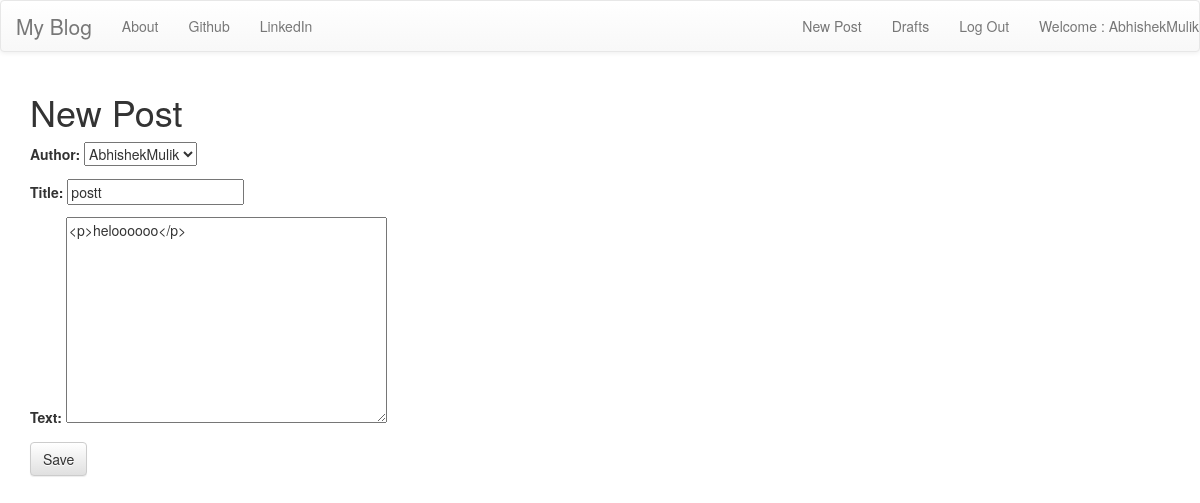
Page /post/6/edit/ (signed in) on the committed database.
### blog/models.py (models this page shows, shortened)
class Post(models.Model):
    author=models.ForeignKey('auth.User',on_delete=models.CASCADE)
    title=models.CharField(max_length=200)
    text=models.TextField()
    created_date=models.DateTimeField(default=timezone.now)
    published_date=models.DateTimeField(blank=True,null=True)

### blog/views.py (the view)
# urls.py: url(r'^post/(?P<pk>\d+)/edit/$', views.PostUpdateView.as_view(), name='post_edit'),
class PostUpdateView(LoginRequiredMixin,UpdateView):
    login_url='/login/'
    redirect_field_name='blog/post_detail.html'
    form_class=PostForm
    model=Post

### blog/forms.py
class PostForm(forms.ModelForm):
    class Meta():
        model=Post
        fields=('author','title','text')
        widgets={
            'title':forms.TextInput(attrs={'class':'textinputclass'}),
            'text':forms.Textarea(attrs={'class':'editable medium-editor-textarea postcontent'})
        }

### blog/templates/blog/post_form.html (shortened to what this page needs)
{% extends 'blog/base.html' %}
{% block content %}
    <h1>New Post</h1>
    <form class="post-form" method="POST">
        {{form.as_p}}
        <button type="submit" class="save btn btn-default">Save</button>
    </form>
{% endblock %}

### blog/templates/blog/base.html (shortened to what this page needs)
<!DOCTYPE html>
{% load static %}
<html>
    <head>
        <link rel="stylesheet" href="https://maxcdn.bootstrapcdn.com/bootstrap/3.3.7/css/bootstrap.min.css">
        <link rel="stylesheet" href="https://maxcdn.bootstrapcdn.com/bootstrap/3.3.7/css/bootstrap-theme.min.css">
        <link rel="stylesheet" href="//cdn.jsdelivr.net/medium-editor/latest/css/medium-editor.min.css" type="text/css" media="screen" charset="utf-8">
        <link rel="stylesheet" href="{% static 'css/blog.css' %}">
    </head>
    <body class="loader">
        <nav class="navbar navbar-default technofont custom-navbar">
            <div class="conatiner">
               <ul class="nav navbar-nav">
                <li><a class='navbar-brand bigbrand' href="{% url 'post_list' %}">My Blog</a></li>
                <li><a href="{% url 'about' %}">About</a></li>
                <li><a href="https://www.github.com">Github</a></li>
                <li><a href="https://www.linkedin.com">LinkedIn</a></li>
               </ul>
               <ul class="nav navbar-nav navbar-right">
                   {% if user.is_authenticated %}
                   <li>
                       <a href="{% url 'post_new' %}">New Post</a>
                   </li>
                   <li>
                    <a href="{% url 'post_draft_list' %}">Drafts</a>
                    </li>
                    <li>
                        <a href="{% url 'logout' %}">Log Out</a>
                    </li>
                    <li>
                        <a>Welcome : {{user.username}}</a>
                    </li>
                    {% else %}
                    <li><a class='nav navbar-right' href="{% url 'login' %}" ><span class="glyphicon glyphicon-user"></span></a></li>
                    {% endif %}
               </ul>
            </div>
        </nav>
    <div class="content container">
        <div class="row">
            <div class="col-md-8">
                <div class="blog_posts">
                    {% block content %}
                    {% endblock %}
                </div>
            </div>
        </div>
    </div>
    </body>
</html>

### blog/static/css/blog.css (style rules this page uses)
.bigbrand { font-size: 1.5em; }
.loader { filter:hue-rotate(0deg); color:linear-gradient(45deg,#0f8,#08f); animation:hue 10000ms infinite linear; }

### rows in the picture
Post: author "AbhishekMulik", title "postt", text "<p>heloooooo</p>"

### other values in the picture
{{ user.username }} "AbhishekMulik"
